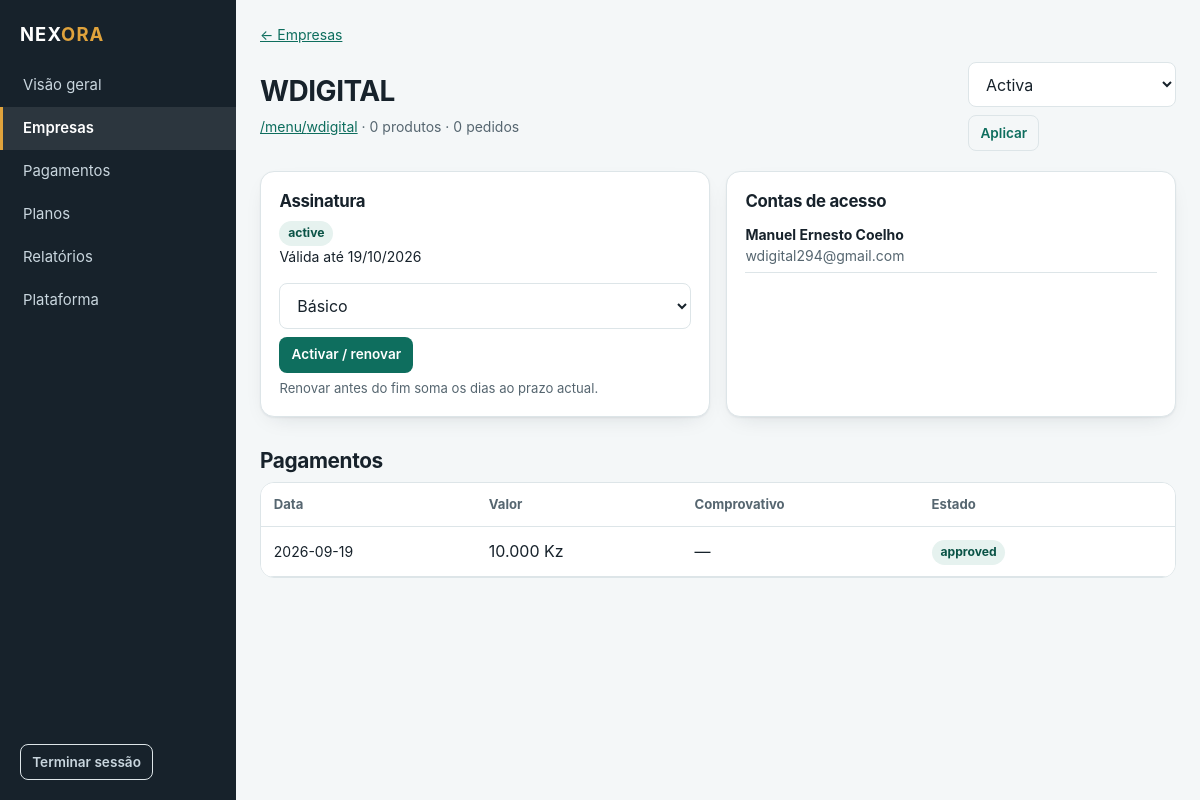
The app's page /plataforma/empresas/1 (signed in) with its own data.
### tables this page shows
CREATE TABLE businesses (
    id            INTEGER PRIMARY KEY AUTOINCREMENT,
    name          TEXT    NOT NULL,
    slug          TEXT    NOT NULL UNIQUE,
    logo          TEXT,
    cover         TEXT,
    description   TEXT,
    phone         TEXT,
    whatsapp      TEXT,
    address       TEXT,
    opening_hours TEXT,
    -- active | suspended | blocked
    status        TEXT    NOT NULL DEFAULT 'active',
    created_at    TEXT    NOT NULL
);

CREATE TABLE subscriptions (
    id          INTEGER PRIMARY KEY AUTOINCREMENT,
    business_id INTEGER NOT NULL REFERENCES businesses(id) ON DELETE CASCADE,
    plan_id     INTEGER REFERENCES plans(id) ON DELETE SET NULL,
    -- active | pending | expired | suspended | cancelled
    status      TEXT    NOT NULL DEFAULT 'pending',
    start_date  TEXT,
    end_date    TEXT,
    created_at  TEXT    NOT NULL
);

CREATE TABLE users (
    id            INTEGER PRIMARY KEY AUTOINCREMENT,
    business_id   INTEGER REFERENCES businesses(id) ON DELETE CASCADE,
    name          TEXT    NOT NULL,
    email         TEXT    NOT NULL UNIQUE,
    password_hash TEXT    NOT NULL,
    -- owner (dono da NEXORA) | business (gestor de uma empresa)
    role          TEXT    NOT NULL,
    status        TEXT    NOT NULL DEFAULT 'active',
    created_at    TEXT    NOT NULL
);

CREATE TABLE payments (
    id              INTEGER PRIMARY KEY AUTOINCREMENT,
    business_id     INTEGER NOT NULL REFERENCES businesses(id) ON DELETE CASCADE,
    subscription_id INTEGER REFERENCES subscriptions(id) ON DELETE SET NULL,
    plan_id         INTEGER REFERENCES plans(id) ON DELETE SET NULL,
    amount_cents    INTEGER NOT NULL,
    method          TEXT,
    proof_image     TEXT,
    -- pending | approved | rejected
    status          TEXT    NOT NULL DEFAULT 'pending',
    reference       TEXT,
    notes           TEXT,
    paid_at         TEXT,
    verified_at     TEXT,
    created_at      TEXT    NOT NULL
);

### blueprints/owner.py (the view)
@bp.route("/empresas/<int:bid>")
def business_detail(bid):
    biz = query("SELECT * FROM businesses WHERE id = ?", (bid,), one=True)
    if biz is None:
        abort(404)
    estado, dias = subscription_state(bid)
    subs = query(
        """SELECT s.*, p.name AS plan_name FROM subscriptions s
             LEFT JOIN plans p ON p.id = s.plan_id
            WHERE s.business_id = ? ORDER BY s.id DESC""",
        (bid,),
    )
    pagamentos = query(
        "SELECT * FROM payments WHERE business_id = ? ORDER BY id DESC", (bid,)
    )
    gestores = query(
        "SELECT id, name, email, status FROM users WHERE business_id = ?", (bid,)
    )
    n_produtos = query(
        "SELECT COUNT(*) AS n FROM products WHERE business_id = ?", (bid,), one=True
    )["n"]
    n_pedidos = query(
        "SELECT COUNT(*) AS n FROM orders WHERE business_id = ?", (bid,), one=True
    )["n"]
    planos = query("SELECT * FROM plans WHERE status = 'active' ORDER BY price_cents", ())
    return render_template(
        "owner/business_detail.html", b=biz, estado=estado, dias=dias, subs=subs,
        pagamentos=pagamentos, gestores=gestores, n_produtos=n_produtos,
        n_pedidos=n_pedidos, planos=planos,
    )

### blueprints/owner.py (called while the page is built)
@bp.before_request
@owner_required
def _guard():
    pass

### db.py (called while the page is built)
def get_db():
    if "db" not in g:
        conn = sqlite3.connect(
            current_app.config["DATABASE_PATH"],
            detect_types=sqlite3.PARSE_DECLTYPES,
        )
        conn.row_factory = sqlite3.Row
        conn.execute("PRAGMA foreign_keys = ON")
        conn.execute("PRAGMA journal_mode = WAL")
        g.db = conn
    return g.db

def query(sql, params=(), one=False):
    cur = get_db().execute(sql, params)
    rows = cur.fetchall()
    cur.close()
    if one:
        return rows[0] if rows else None
    return rows

### security.py (called while the page is built)
def load_logged_in_user():
    uid = session.get("user_id")
    g.user = None
    if uid is None:
        return
    user = query(
        "SELECT * FROM users WHERE id = ? AND status = 'active'", (uid,), one=True
    )
    if user is None:
        session.clear()
        return
    g.user = user

def csrf_token():
    if "csrf_token" not in session:
        session["csrf_token"] = secrets.token_urlsafe(32)
    return session["csrf_token"]

def owner_required(view):
    @wraps(view)
    def wrapped(*args, **kwargs):
        user = g.get("user")
        if user is None:
            return redirect(url_for("auth.login", next=request.path))
        if user["role"] != ROLE_OWNER:
            abort(403)
        return view(*args, **kwargs)
    return wrapped

### services.py (called while the page is built)
def today():
    return datetime.now(timezone.utc).date()

def parse_date(value):
    if not value:
        return None
    try:
        return datetime.fromisoformat(value).date()
    except ValueError:
        return None

def fmt_date(value):
    d = parse_date(value)
    return d.strftime("%d/%m/%Y") if d else "—"

def fmt_money(cents, currency=None):
    cents = int(cents or 0)
    currency = currency or current_app.config["CURRENCY"]
    inteiro, resto = divmod(abs(cents), 100)
    milhares = f"{inteiro:,}".replace(",", ".")
    txt = milhares if resto == 0 else f"{milhares},{resto:02d}"
    sinal = "-" if cents < 0 else ""
    return f"{sinal}{txt} {currency}"

def current_subscription(business_id):
    return query(
        """SELECT s.*, p.name AS plan_name, p.price_cents AS plan_price,
                  p.max_products
             FROM subscriptions s
             LEFT JOIN plans p ON p.id = s.plan_id
            WHERE s.business_id = ?
            ORDER BY s.id DESC LIMIT 1""",
        (business_id,),
        one=True,
    )

### templates/owner/business_detail.html (shortened to what this page needs)
{% extends "base_admin.html" %}
{% block nav %}{% include "_nav_owner.html" %}{% endblock %}
{% block content %}
<p class="pequeno"><a href="{{ url_for('owner.businesses') }}">← Empresas</a></p>
<div class="cabecalho-pagina espaco">
  <div>
    <h1>{{ b.name }}</h1>
    <p class="pequeno mudo" style="margin:0">
      <a href="{{ url_for('public.menu', slug=b.slug) }}" target="_blank">/menu/{{ b.slug }}</a>
      · {{ n_produtos }} produtos · {{ n_pedidos }} pedidos</p>
  </div>
  <form method="post" action="{{ url_for('owner.business_status', bid=b.id) }}" class="linha-flex">
    <select name="status">
      {% for s, r in [('active','Activa'), ('suspended','Suspensa'), ('blocked','Bloqueada')] %}
        <option value="{{ s }}" {{ 'selected' if b.status == s }}>{{ r }}</option>
      {% endfor %}
    </select>
    <button class="btn btn-pq btn-linha">Aplicar</button>
  </form>
</div>
<div class="grelha grelha-2">
  <div class="cartao">
    <h3>Assinatura</h3>
    <span class="etiqueta {{ 'etiqueta-ok' if estado=='active' else 'etiqueta-erro' if estado=='expired' else 'etiqueta-aviso' }}">{{ estado }}</span>
    {% if subs and subs[0].end_date %}<p class="pequeno">Válida até {{ fmt_date(subs[0].end_date) }}</p>{% endif %}
    <form method="post" action="{{ url_for('owner.business_set_plan', bid=b.id) }}" class="linha-flex" style="margin-top:.8rem">
      <select name="plan_id">
        {% for p in planos %}<option value="{{ p.id }}">{{ p.name }}</option>{% endfor %}
      </select>
      <button class="btn btn-pq">Activar / renovar</button>
    </form>
    <div class="ajuda">Renovar antes do fim soma os dias ao prazo actual.</div>
  </div>
  <div class="cartao">
    <h3>Contas de acesso</h3>
    {% for u in gestores %}
      <div class="pequeno" style="padding:.3rem 0;border-bottom:1px solid var(--linha)">
        <strong>{{ u.name }}</strong><br><span class="mudo">{{ u.email }}</span>
      </div>
    {% else %}<p class="pequeno mudo">Sem contas associadas.</p>{% endfor %}
  </div>
</div>
<h2 style="margin-top:2rem">Pagamentos</h2>
{% if pagamentos %}
<div class="tabela-envolve">
  <table>
    <tr><th>Data</th><th>Valor</th><th>Comprovativo</th><th>Estado</th><th></th></tr>
    {% for p in pagamentos %}
    <tr>
      <td class="pequeno">{{ p.created_at[:10] }}</td>
      <td>{{ fmt_money(p.amount_cents) }}</td>
      <td>{% if p.proof_image %}<a href="{{ url_for('public.uploaded_file', rel_path=p.proof_image) }}" target="_blank">Ver</a>{% else %}—{% endif %}</td>
      <td><span class="etiqueta {{ 'etiqueta-ok' if p.status=='approved' else 'etiqueta-erro' if p.status=='rejected' else 'etiqueta-aviso' }}">{{ p.status }}</span></td>
      <td>
      </td>
    </tr>
    {% endfor %}
  </table>
</div>
{% else %}<div class="vazio"><strong>Sem pagamentos registados</strong></div>{% endif %}
{% endblock %}

### templates/base_admin.html (shortened to what this page needs)
<!doctype html>
<html lang="pt">
<head>
<link rel="stylesheet" href="{{ url_for('static', filename='css/style.css') }}">
</head>
<body>
<div class="painel">
  <aside class="lateral">
    <div class="marca">NEX<span>ORA</span></div>
    <nav>{% block nav %}{% endblock %}</nav>
    <div class="rodape">
      <form method="post" action="{{ url_for('auth.logout') }}">
        <button class="btn btn-linha btn-pq" style="color:#C9D6DE">Terminar sessão</button>
      </form>
    </div>
  </aside>
  <main class="conteudo">
    {% block content %}{% endblock %}
  </main>
</div>
</body>
</html>

### templates/_nav_owner.html
<a href="{{ url_for('owner.dashboard') }}" class="{{ 'activo' if request.endpoint == 'owner.dashboard' }}">Visão geral</a>
<a href="{{ url_for('owner.businesses') }}" class="{{ 'activo' if 'business' in request.endpoint }}">Empresas</a>
<a href="{{ url_for('owner.payments') }}" class="{{ 'activo' if 'payment' in request.endpoint }}">Pagamentos</a>
<a href="{{ url_for('owner.plans') }}" class="{{ 'activo' if 'plan' in request.endpoint }}">Planos</a>
<a href="{{ url_for('owner.reports') }}" class="{{ 'activo' if request.endpoint == 'owner.reports' }}">Relatórios</a>
<a href="{{ url_for('owner.settings') }}" class="{{ 'activo' if request.endpoint == 'owner.settings' }}">Plataforma</a>

### static/css/style.css (style rules this page uses)
:root { --verde: #0E6E5E; --verde-fundo: #E6F2EF; --verde-escuro: #0A5346; --ouro: #E0A33C; --ouro-fundo: #FBF0DC; --tinta: #17222B; --tinta-media: #566670; --tinta-fraca: #8A98A1; --superficie: #F4F7F8; --branco: #FFFFFF; --linha: #DDE5E8; --erro: #B3261E; --erro-fundo: #FBE9E7; --r-pq: 8px; --r-md: 14px; --r-gd: 22px; --sombra: 0 1px 2px rgba(23, 34, 43, .06), 0 8px 24px -12px rgba(23, 34, 43, .18); --largura: 1080px; }
* { box-sizing: border-box; }
html { -webkit-text-size-adjust: 100%; }
body { margin: 0; font-family: -apple-system, BlinkMacSystemFont, "Segoe UI", Roboto, "Helvetica Neue", Arial, sans-serif; font-size: 16px; line-height: 1.55; color: var(--tinta); background: var(--superficie); }
h1, h2, h3, h4 { line-height: 1.2; margin: 0 0 .5rem; letter-spacing: -.018em; }
h1 { font-size: 1.75rem; font-weight: 700; }
h2 { font-size: 1.3rem; font-weight: 650; }
h3 { font-size: 1.05rem; font-weight: 650; }
p { margin: 0 0 1rem; }
a { color: var(--verde); }
.mudo { color: var(--tinta-media); }
.pequeno { font-size: .875rem; }
.espaco { display: flex; align-items: center; justify-content: space-between; gap: 1rem; }
.linha-flex { display: flex; gap: .5rem; flex-wrap: wrap; align-items: center; }
.btn { display: inline-flex; align-items: center; justify-content: center; gap: .45rem; padding: .7rem 1.15rem; border-radius: var(--r-pq); border: 1px solid transparent; background: var(--verde); color: #fff; font: inherit; font-weight: 600; cursor: pointer; text-decoration: none; transition: background .15s ease; }
.btn-linha { background: transparent; color: var(--verde); border-color: var(--linha); }
.btn-pq { padding: .4rem .7rem; font-size: .85rem; }
input, select, textarea { width: 100%; padding: .68rem .8rem; font: inherit; color: var(--tinta); background: var(--branco); border: 1px solid var(--linha); border-radius: var(--r-pq); }
.ajuda { font-size: .82rem; color: var(--tinta-media); margin-top: .3rem; }
.cartao { background: var(--branco); border: 1px solid var(--linha); border-radius: var(--r-md); padding: 1.15rem; box-shadow: var(--sombra); }
.grelha { display: grid; gap: 1rem; }
.grelha-2 { grid-template-columns: repeat(2, 1fr); }
table { width: 100%; border-collapse: collapse; background: var(--branco); }
th, td { padding: .7rem .8rem; text-align: left; border-bottom: 1px solid var(--linha); }
th { font-size: .82rem; color: var(--tinta-media); font-weight: 650; }
.tabela-envolve { overflow-x: auto; border: 1px solid var(--linha); border-radius: var(--r-md); background: var(--branco); }
.etiqueta { display: inline-block; padding: .18rem .55rem; border-radius: 999px; font-size: .76rem; font-weight: 650; background: var(--superficie); color: var(--tinta-media); }
.etiqueta-ok { background: var(--verde-fundo); color: var(--verde-escuro); }
.painel { display: grid; grid-template-columns: 236px 1fr; min-height: 100vh; }
.lateral { background: var(--tinta); color: #C9D6DE; padding: 1.25rem 0; display: flex; flex-direction: column; }
.lateral .marca { color: #fff; font-weight: 700; font-size: 1.15rem; letter-spacing: .06em; padding: 0 1.25rem 1rem; }
.lateral .marca span { color: var(--ouro); }
.lateral nav { display: flex; flex-direction: column; }
.lateral nav a { color: #C9D6DE; text-decoration: none; padding: .62rem 1.25rem; font-size: .93rem; border-left: 3px solid transparent; }
.lateral nav a.activo { background: rgba(255,255,255,.09); color: #fff; border-left-color: var(--ouro); font-weight: 600; }
.lateral .rodape { margin-top: auto; padding: 1rem 1.25rem 0; font-size: .82rem; }
.conteudo { padding: 1.5rem; max-width: 100%; overflow-x: hidden; }
.cabecalho-pagina { margin-bottom: 1.25rem; }

### records on screen
businesses: name "WDIGITAL", slug "wdigital"
subscriptions: end_date "19/10/2026"
users: name "Manuel Ernesto Coelho", email "wdigital294@gmail.com"
payments: created_at "2026-09-19", amount_cents "10.000 Kz", status "approved"

### other values on screen
{{ n_produtos }} "0"
{{ n_pedidos }} "0"
{{ estado }} "active"
form field status "Activa"
form field plan_id "Básico"
